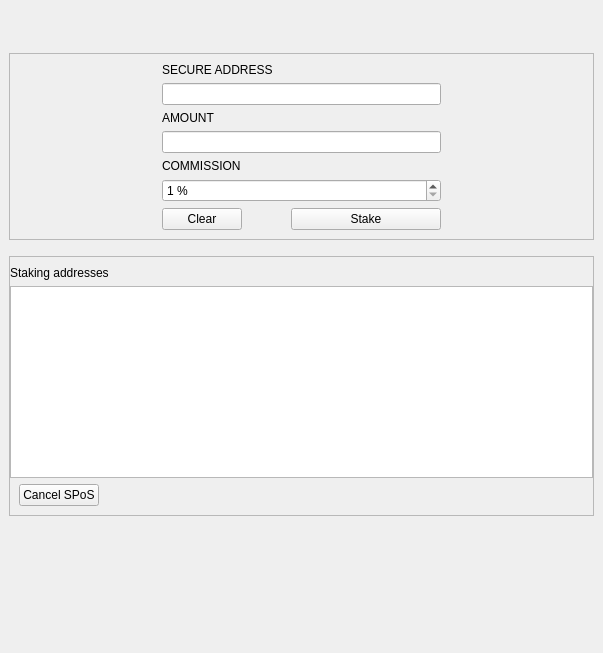
<?xml version="1.0" encoding="UTF-8"?>
<ui version="4.0">
 <class>SPoSPage</class>
 <widget class="QWidget" name="SPoSPage">
  <property name="geometry">
   <rect>
    <x>0</x>
    <y>0</y>
    <width>603</width>
    <height>653</height>
   </rect>
  </property>
  <property name="windowTitle">
   <string>Form</string>
  </property>
  <layout class="QVBoxLayout" name="verticalLayout">
   <property name="spacing">
    <number>30</number>
   </property>
   <property name="leftMargin">
    <number>9</number>
   </property>
   <property name="topMargin">
    <number>9</number>
   </property>
   <property name="rightMargin">
    <number>9</number>
   </property>
   <property name="bottomMargin">
    <number>9</number>
   </property>
   <item>
    <widget class="QLabel" name="label">
     <property name="text">
      <string/>
     </property>
     <property name="scaledContents">
      <bool>false</bool>
     </property>
    </widget>
   </item>
   <item>
    <widget class="QWidget" name="SPoSPageContent" native="true">
     <layout class="QVBoxLayout" name="verticalLayout_3">
      <property name="leftMargin">
       <number>0</number>
      </property>
      <property name="topMargin">
       <number>0</number>
      </property>
      <property name="rightMargin">
       <number>0</number>
      </property>
      <property name="bottomMargin">
       <number>0</number>
      </property>
      <item>
       <widget class="QFrame" name="frame2">
        <property name="sizePolicy">
         <sizepolicy hsizetype="Preferred" vsizetype="Expanding">
          <horstretch>0</horstretch>
          <verstretch>0</verstretch>
         </sizepolicy>
        </property>
        <property name="frameShape">
         <enum>QFrame::StyledPanel</enum>
        </property>
        <property name="frameShadow">
         <enum>QFrame::Sunken</enum>
        </property>
        <layout class="QHBoxLayout" name="horizontalLayout">
         <item>
          <spacer name="horizontalSpacer_5">
           <property name="orientation">
            <enum>Qt::Horizontal</enum>
           </property>
           <property name="sizeHint" stdset="0">
            <size>
             <width>20</width>
             <height>20</height>
            </size>
           </property>
          </spacer>
         </item>
         <item>
          <layout class="QVBoxLayout" name="verticalLayout_4">
           <item>
            <widget class="QLabel" name="labelLabel">
             <property name="toolTip">
              <string>Secure public key which is used to identify SPoS service provider.</string>
             </property>
             <property name="text">
              <string>SECURE ADDRESS</string>
             </property>
             <property name="alignment">
              <set>Qt::AlignBottom|Qt::AlignLeading|Qt::AlignLeft</set>
             </property>
             <property name="buddy">
              <cstring>secureAddress</cstring>
             </property>
            </widget>
           </item>
           <item>
            <widget class="QLineEdit" name="secureAddress">
             <property name="minimumSize">
              <size>
               <width>0</width>
               <height>0</height>
              </size>
             </property>
             <property name="toolTip">
              <string>An optional label to associate with the new receiving address.</string>
             </property>
            </widget>
           </item>
           <item>
            <widget class="QLabel" name="sposAddrLabel">
             <property name="toolTip">
              <string>Secure public key which is used to identify SPoS service provider.</string>
             </property>
             <property name="text">
              <string>AMOUNT</string>
             </property>
             <property name="alignment">
              <set>Qt::AlignBottom|Qt::AlignLeading|Qt::AlignLeft</set>
             </property>
             <property name="buddy">
              <cstring>secureAddress</cstring>
             </property>
            </widget>
           </item>
           <item>
            <layout class="QHBoxLayout" name="horizontalLayout_8">
             <property name="bottomMargin">
              <number>0</number>
             </property>
             <item>
              <widget class="BitcoinAmountField" name="stakingAmount">
               <property name="minimumSize">
                <size>
                 <width>80</width>
                 <height>0</height>
                </size>
               </property>
               <property name="toolTip">
                <string>An optional amount to request. Leave this empty or zero to not request a specific amount.</string>
               </property>
               <property name="styleSheet">
                <string notr="true"/>
               </property>
              </widget>
             </item>
            </layout>
           </item>
           <item>
            <widget class="QLabel" name="messageLabel">
             <property name="toolTip">
              <string>Percentage of stake reward which will be paid to secure as commission.</string>
             </property>
             <property name="text">
              <string>COMMISSION</string>
             </property>
             <property name="alignment">
              <set>Qt::AlignBottom|Qt::AlignLeading|Qt::AlignLeft</set>
             </property>
             <property name="buddy">
              <cstring>secureCut</cstring>
             </property>
            </widget>
           </item>
           <item>
            <widget class="QSpinBox" name="secureCut">
             <property name="suffix">
              <string> %</string>
             </property>
             <property name="minimum">
              <number>1</number>
             </property>
            </widget>
           </item>
           <item>
            <layout class="QHBoxLayout" name="horizontalLayout_2">
             <property name="spacing">
              <number>9</number>
             </property>
             <item>
              <widget class="QPushButton" name="clearButton">
               <property name="sizePolicy">
                <sizepolicy hsizetype="Minimum" vsizetype="Fixed">
                 <horstretch>0</horstretch>
                 <verstretch>0</verstretch>
                </sizepolicy>
               </property>
               <property name="toolTip">
                <string>Clear all fields of the form.</string>
               </property>
               <property name="text">
                <string>Clear</string>
               </property>
               <property name="autoDefault">
                <bool>false</bool>
               </property>
               <property name="default">
                <bool>false</bool>
               </property>
               <property name="flat">
                <bool>false</bool>
               </property>
              </widget>
             </item>
             <item>
              <spacer name="horizontalSpacer_2">
               <property name="orientation">
                <enum>Qt::Horizontal</enum>
               </property>
               <property name="sizeHint" stdset="0">
                <size>
                 <width>40</width>
                 <height>20</height>
                </size>
               </property>
              </spacer>
             </item>
             <item>
              <widget class="QPushButton" name="stakeButton">
               <property name="minimumSize">
                <size>
                 <width>150</width>
                 <height>0</height>
                </size>
               </property>
               <property name="text">
                <string>Stake</string>
               </property>
               <property name="default">
                <bool>false</bool>
               </property>
               <property name="flat">
                <bool>false</bool>
               </property>
              </widget>
             </item>
            </layout>
           </item>
          </layout>
         </item>
         <item>
          <spacer name="horizontalSpacer_6">
           <property name="orientation">
            <enum>Qt::Horizontal</enum>
           </property>
           <property name="sizeHint" stdset="0">
            <size>
             <width>20</width>
             <height>20</height>
            </size>
           </property>
          </spacer>
         </item>
        </layout>
       </widget>
      </item>
      <item>
       <spacer name="verticalSpacer">
        <property name="orientation">
         <enum>Qt::Vertical</enum>
        </property>
        <property name="sizeHint" stdset="0">
         <size>
          <width>20</width>
          <height>10</height>
         </size>
        </property>
       </spacer>
      </item>
      <item>
       <widget class="QFrame" name="frame">
        <property name="sizePolicy">
         <sizepolicy hsizetype="Preferred" vsizetype="Expanding">
          <horstretch>0</horstretch>
          <verstretch>0</verstretch>
         </sizepolicy>
        </property>
        <property name="frameShape">
         <enum>QFrame::StyledPanel</enum>
        </property>
        <property name="frameShadow">
         <enum>QFrame::Raised</enum>
        </property>
        <layout class="QVBoxLayout" name="verticalLayout_2">
         <property name="leftMargin">
          <number>0</number>
         </property>
         <property name="rightMargin">
          <number>0</number>
         </property>
         <item>
          <widget class="QLabel" name="label_6">
           <property name="font">
            <font>
             <weight>50</weight>
             <bold>false</bold>
             <kerning>true</kerning>
            </font>
           </property>
           <property name="text">
            <string>Staking addresses </string>
           </property>
           <property name="margin">
            <number>0</number>
           </property>
          </widget>
         </item>
         <item>
          <widget class="QTableView" name="stakingAddressesView">
           <property name="palette">
            <palette>
             <active>
              <colorrole role="Text">
               <brush brushstyle="SolidPattern">
                <color alpha="255">
                 <red>51</red>
                 <green>51</green>
                 <blue>51</blue>
                </color>
               </brush>
              </colorrole>
             </active>
             <inactive>
              <colorrole role="Text">
               <brush brushstyle="SolidPattern">
                <color alpha="255">
                 <red>51</red>
                 <green>51</green>
                 <blue>51</blue>
                </color>
               </brush>
              </colorrole>
             </inactive>
             <disabled>
              <colorrole role="Text">
               <brush brushstyle="SolidPattern">
                <color alpha="255">
                 <red>85</red>
                 <green>85</green>
                 <blue>85</blue>
                </color>
               </brush>
              </colorrole>
             </disabled>
            </palette>
           </property>
           <property name="contextMenuPolicy">
            <enum>Qt::CustomContextMenu</enum>
           </property>
           <property name="tabKeyNavigation">
            <bool>false</bool>
           </property>
           <property name="selectionMode">
            <enum>QAbstractItemView::SingleSelection</enum>
           </property>
           <property name="selectionBehavior">
            <enum>QAbstractItemView::SelectRows</enum>
           </property>
           <property name="sortingEnabled">
            <bool>true</bool>
           </property>
          </widget>
         </item>
         <item>
          <layout class="QHBoxLayout" name="horizontalLayout_3">
           <property name="spacing">
            <number>15</number>
           </property>
           <property name="leftMargin">
            <number>9</number>
           </property>
           <item>
            <widget class="QPushButton" name="cancelButton">
             <property name="enabled">
              <bool>true</bool>
             </property>
             <property name="toolTip">
              <string>Remove the selected entries from the list</string>
             </property>
             <property name="text">
              <string>Cancel SPoS</string>
             </property>
             <property name="autoDefault">
              <bool>false</bool>
             </property>
             <property name="default">
              <bool>false</bool>
             </property>
             <property name="flat">
              <bool>false</bool>
             </property>
            </widget>
           </item>
           <item>
            <spacer name="horizontalSpacer_3">
             <property name="orientation">
              <enum>Qt::Horizontal</enum>
             </property>
             <property name="sizeHint" stdset="0">
              <size>
               <width>40</width>
               <height>20</height>
              </size>
             </property>
            </spacer>
           </item>
          </layout>
         </item>
        </layout>
       </widget>
      </item>
     </layout>
    </widget>
   </item>
   <item>
    <spacer name="verticalSpacer_2">
     <property name="orientation">
      <enum>Qt::Vertical</enum>
     </property>
     <property name="sizeHint" stdset="0">
      <size>
       <width>20</width>
       <height>40</height>
      </size>
     </property>
    </spacer>
   </item>
  </layout>
 </widget>
 <customwidgets>
  <customwidget>
   <class>BitcoinAmountField</class>
   <extends>QLineEdit</extends>
   <header>bitcoinamountfield.h</header>
   <container>1</container>
  </customwidget>
 </customwidgets>
 <resources/>
 <connections/>
</ui>
